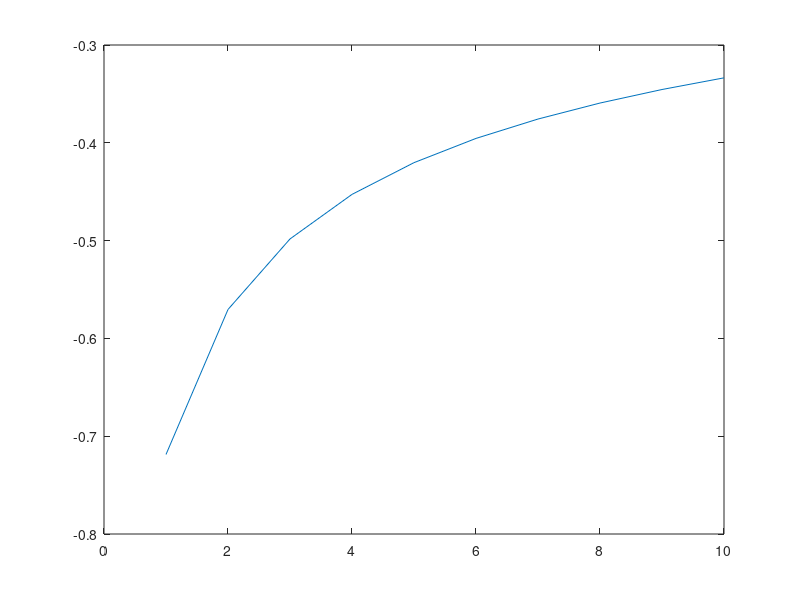

Write the MATLAB code that produced this figure.
r = 0.01
N = 50;
L = 1;
E = 1;
#K = input("Spring constant: ");
q = 1;
I = (pi*r^4)/4;
Mhat = zeros(N-1,1);
A = zeros(N+3,N+3);
h = L/N;
X = linspace(0,L,N+1);
Y = [0.00000;
         -0.00000;
     -24456.38518;
     -72381.12164;
    -142806.54734;
    -234785.37205;
    -347390.67739;
    -479715.91679;
    -630874.91554;
    -800001.87075;
    -986251.35135;
   -1188798.29813;
   -1406838.02369;
   -1639586.21246;
   -1886278.92073;
   -2146172.57661;
   -2418543.98002;
   -2702690.30273;
   -2997929.08837;
   -3303598.25235;
   -3619056.08196;
   -3943681.23628;
   -4276872.74626;
   -4618050.01467;
   -4966652.81610;
   -5322141.29699;
   -5683995.97561;
   -6051717.74204;
   -6424827.85823;
   -6802867.95794;
   -7185400.04676;
   -7572006.50212;
   -7962290.07329;
   -8355873.88136;
   -8752401.41925;
   -9151536.55174;
   -9552963.51540;
   -9956386.91867;
  -10361531.74181;
  -10768143.33690;
  -11175987.42787;
  -11584850.11047;
  -11994537.85230;
  -12404877.49278;
  -12815716.24316;
  -13226921.68653;
  -13638381.77780;
  -14050004.84374;
  -14461719.58293;
  -14873475.06578;
  -15285240.73455;
         -0.00000;
          0.00000];
tol = 0.0001;
for K = 1:10  
f = zeros(N+3,1);
for i = 1:N-1
  Mhat(i) = -(1/2)*q*(L-X(i+1))^2;
end
A(1,1) = 1;
A(2,1) = -1/h;
A(2,2) = 1/h;
for j = 3:N+1
  A(j,(j-2:j)) = [((E*I)/h^2) (-(2*E*I)/h^2) ((E*I)/h^2)];
  A(j,(N+2:N+3)) = [(-(L-X(j-1))) (-1)];
endfor
A(N+2,N+2) = 1;
A(N+3,N+3) = 1;
while true
f(1) = Y(1);
f(2) = (Y(2)-Y(1))/h;
f(N+2) = Y(N+2) + K*(Y(N+1))^3;
f(N+3) = Y(N+3);
for i = 2:N
  f(i+1) = E*I*(Y(i+1)+Y(i-1)-2*Y(i))/h^2 - Y(N+2)*(L-X(i))-Y(N+3)- Mhat(i-1);
end
A(N+2,N+1) = 3*K*(Y(N+1))^2;
Y_pre = Y;
Y = Y - A\f;
if(norm(Y-Y_pre)<tol && norm(f)<tol)
  break;
end
end
#plot(X,Y(1:N+1));
#hold on;
Ytip(K)=Y(N+1);
end
plot(linspace(1,10,10),Ytip);